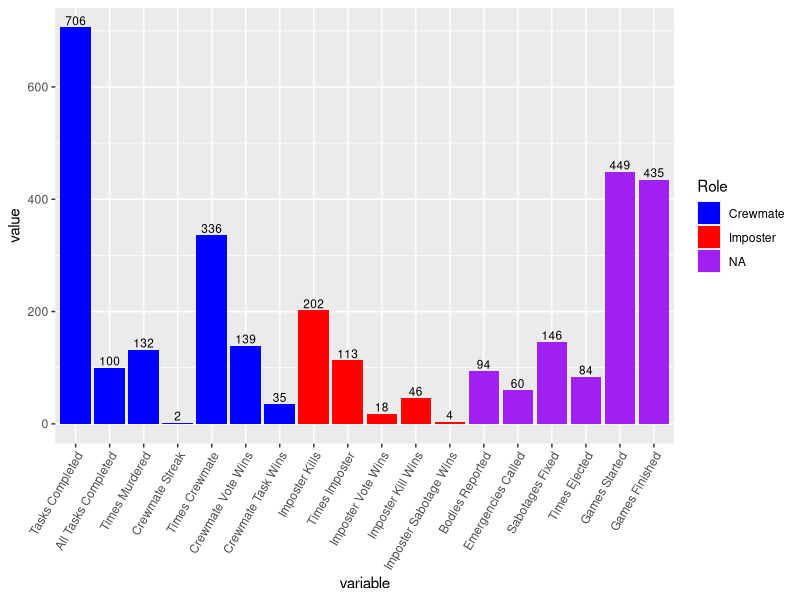
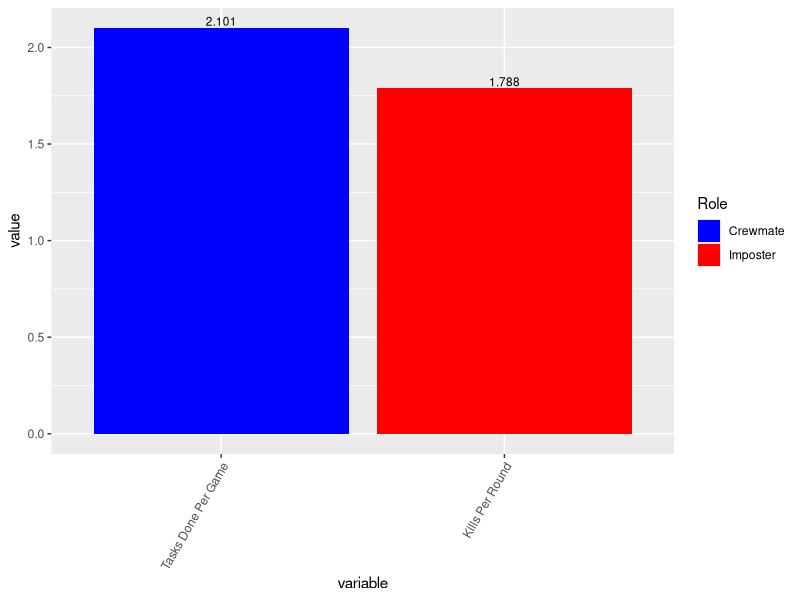
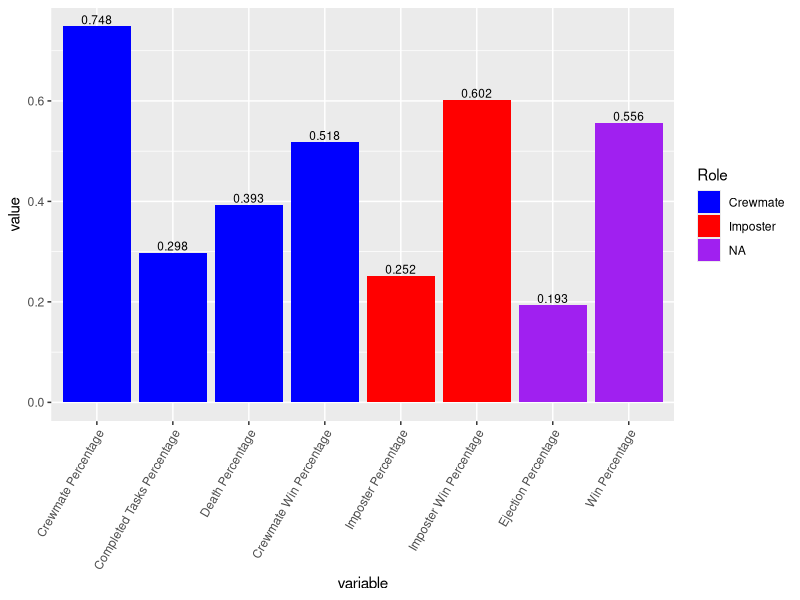
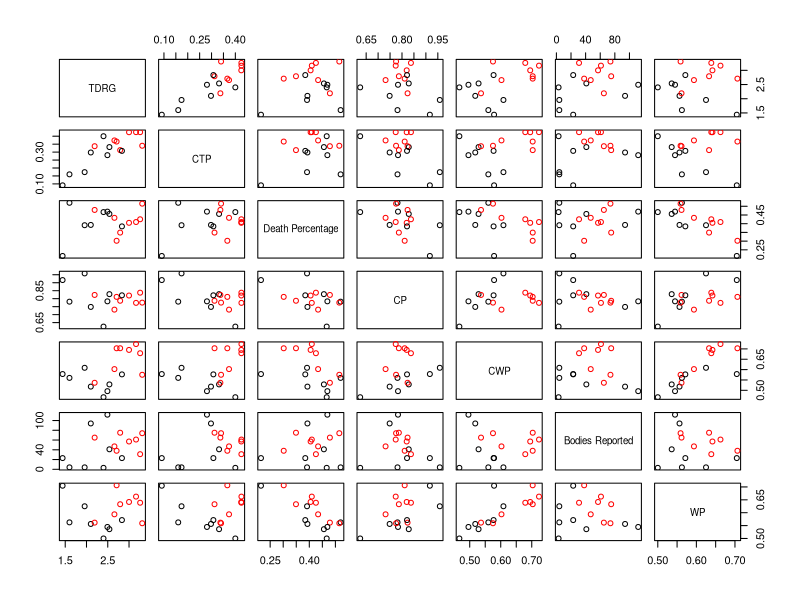
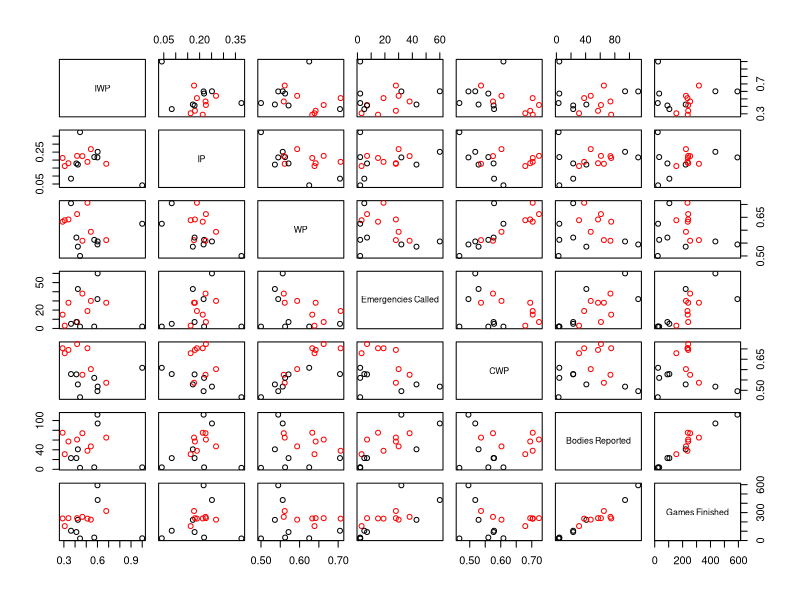
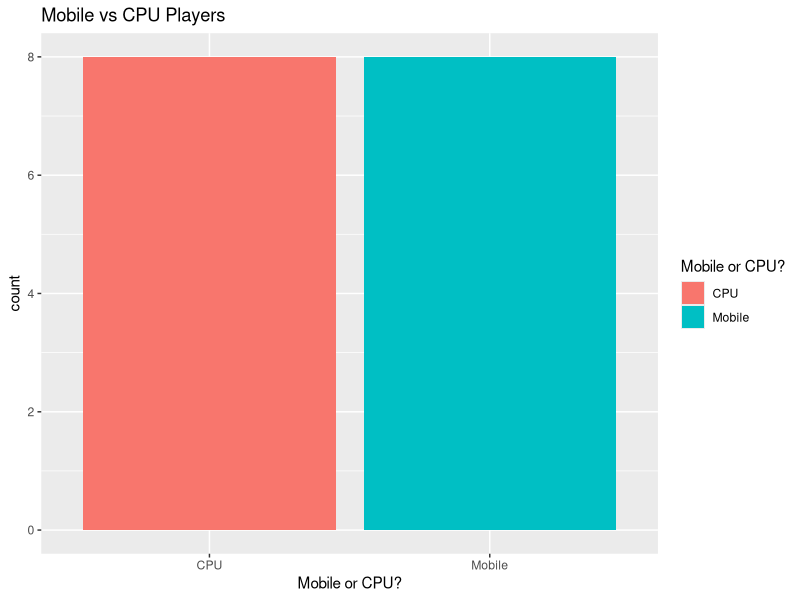
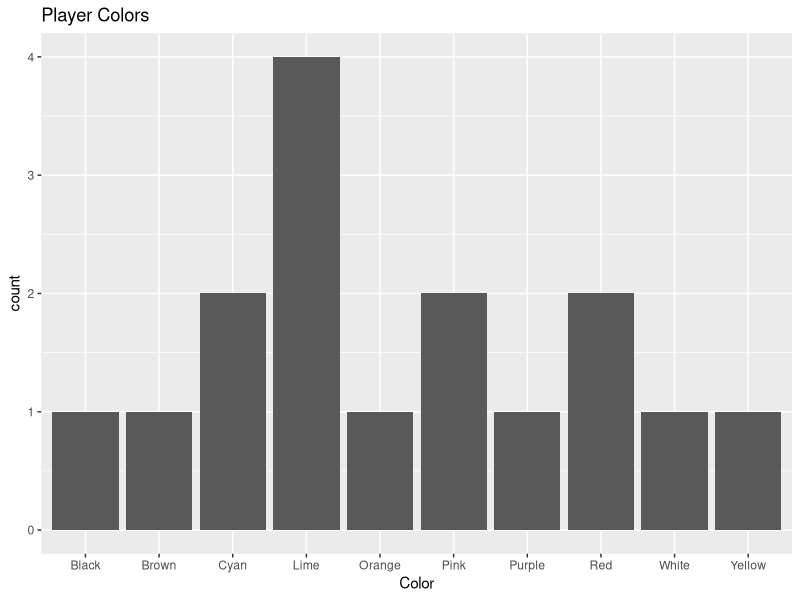

Recreate these plots in R, in order.
library(ggplot2)
library(dplyr)
library(tidyverse)
library(plyr)
require(scales)

plyr_stats <- read_csv("../data/among_us_player_stats.csv")
Username = "Big Cheese"
UserID = "1"

# Adding in percentages and rates to the dataframe
plyr_stats$`Imposter Percentage` = plyr_stats$`Times Imposter`/plyr_stats$`Games Started`
plyr_stats$`Crewmate Percentage` = plyr_stats$`Times Crewmate`/plyr_stats$`Games Started`
plyr_stats$`Tasks Done Per Game` = plyr_stats$`Tasks Completed`/plyr_stats$`Times Crewmate`
plyr_stats$`Completed Tasks Percentage` = plyr_stats$`All Tasks Completed`/plyr_stats$`Times Crewmate`
plyr_stats$`Ejection Percentage` = plyr_stats$`Times Ejected`/plyr_stats$`Games Finished`
plyr_stats$`Death Percentage` = plyr_stats$`Times Murdered`/plyr_stats$`Times Crewmate`
plyr_stats$`Kills Per Round` = plyr_stats$`Imposter Kills`/plyr_stats$`Times Imposter`
plyr_stats$`Imposter Win Percentage` = (plyr_stats$`Imposter Kill Wins` + 
                                        plyr_stats$`Imposter Sabotage Wins` + 
                                        plyr_stats$`Imposter Vote Wins`)/plyr_stats$`Times Imposter`
plyr_stats$`Crewmate Win Percentage` = (plyr_stats$`Crewmate Task Wins` + 
                                        plyr_stats$`Crewmate Vote Wins`)/plyr_stats$`Times Crewmate`
plyr_stats$`Win Percentage` = (plyr_stats$`Imposter Win Percentage` * plyr_stats$`Times Imposter` + 
                               plyr_stats$`Crewmate Win Percentage` * plyr_stats$`Times Crewmate`)/plyr_stats$`Games Finished`

# enter Username and UserID here for user level graphs
user_df = plyr_stats[which(plyr_stats$Username == Username & plyr_stats$UserID == UserID),]

tidy_df <- gather(user_df, variable, value, colnames(user_df))
# add column describing whether variable is associated with crewmate, imposter, neither
tidy_df$role <- ifelse(grepl(paste(c("Imposter", "Kill"), collapse = "|"), tidy_df$variable), "imp",
                       ifelse(grepl(paste(c("Crewmate", "Task", "Death", "Murdered"), collapse = "|"), tidy_df$variable), "crw", 
                              NA))


# add column describing whetehr variable is associated with crewmate win, imposter win, or neither
tidy_df$role_win <- ifelse(grepl(paste(c("Imposter", "Win"), collapse = ".*"), tidy_df$variable), "imp",
                           ifelse(grepl(paste(c("Crewmate", "Win"), collapse = ".*"), tidy_df$variable), "crw", 
                                  NA)) 

#For Counts Graph
tidy_df_num <- tidy_df[5:22,]
tidy_df_num <- tidy_df_num %>% arrange(role)
tidy_df_num$value <- as.numeric(tidy_df_num$value)
tidy_df_num$variable <- factor(tidy_df_num$variable, levels = tidy_df_num$variable)

#For Rates Graph
tidy_df_rate <- tidy_df[c(25, 29),]
tidy_df_rate <- tidy_df_rate %>% arrange(role)
tidy_df_rate$value <- as.numeric(tidy_df_rate$value)
tidy_df_rate$variable <- factor(tidy_df_rate$variable, levels = tidy_df_rate$variable)

#For Percentage Graphs
tidy_df_perc <- tidy_df[c(23:24, 26:28, 30:32),]
tidy_df_perc <- tidy_df_perc %>% arrange(role)
tidy_df_perc$value <- as.numeric(tidy_df_perc$value)
tidy_df_perc$variable <- factor(tidy_df_perc$variable, levels = tidy_df_perc$variable)



ggplot(tidy_df_num) +
  geom_bar(aes(x = variable, y=value, fill=role), stat="identity")+
  geom_text(aes(variable, value, label=round(value, 3)), position=position_dodge(width=0.9), 
            vjust=-.25, size=3) +
  theme(axis.text.x = element_text(angle=60, hjust=1)) +
  scale_fill_manual(values=c("blue", "red"), na.value = "purple",
                  name="Role",
                  breaks=c("crw", "imp", NA),
                  labels=c("Crewmate", "Imposter", "NA"))

ggplot(tidy_df_rate) +
  geom_bar(aes(x = variable, y=value, fill=role), stat="identity")+
  geom_text(aes(variable, value, label=round(value, 3)), position=position_dodge(width=0.9), 
            vjust=-.25, size=3) +
  theme(axis.text.x = element_text(angle=60, hjust=1)) +
  scale_fill_manual(values=c("blue", "red"), na.value = "purple",
                    name="Role",
                    breaks=c("crw", "imp", NA),
                    labels=c("Crewmate", "Imposter", "NA"))


ggplot(tidy_df_perc) +
  geom_bar(aes(x = variable, y=value, fill=role), stat="identity")+
  geom_text(aes(variable, value, label=round(value, 3)), position=position_dodge(width=0.9), 
            vjust=-.25, size=3) +
  theme(axis.text.x = element_text(angle=60, hjust=1)) +
  scale_fill_manual(values=c("blue", "red"), na.value = "purple",
                    name="Role",
                    breaks=c("crw", "imp", NA),
                    labels=c("Crewmate", "Imposter", "NA"))

# for population level statistics
plyr_stats_2 <- plyr_stats %>% mutate(`Mobile or CPU?`=recode(`Mobile or CPU?`,
                                              "Mobile"=1,
                                              "CPU" = 2))
plyr_stats_2 <- plyr_stats_2 %>% dplyr::rename(
                                        TDRG = `Tasks Done Per Game`,
                                        CTP = `Completed Tasks Percentage`,
                                        IWP = `Imposter Win Percentage`,
                                        CWP = `Crewmate Win Percentage`,
                                        CP = `Crewmate Percentage`,
                                        IP = `Imposter Percentage`,
                                        KPR = `Kills Per Round`,
                                        WP = `Win Percentage`
                                        )
crw_scatmat <- plyr_stats_2 %>% dplyr::select(`Mobile or CPU?`, `TDRG`, CTP, 
                                        `Death Percentage`, `CP`, `CWP`, `Bodies Reported`, `WP`, 
                                        `Games Finished`)
pairs(crw_scatmat[, 2:8], col=ifelse(crw_scatmat$`Mobile or CPU?`== 1, "black", "red"))
#plot(crw_scatmat)

imp_scatmat <- plyr_stats_2 %>% dplyr::select(`Mobile or CPU?`, `IWP`, `IP`, 
                                              `WP`, `Emergencies Called`, `CWP`, `Bodies Reported`, 
                                              `Games Finished`)
pairs(imp_scatmat[, 2:8], col=ifelse(imp_scatmat$`Mobile or CPU?`== 1, "black", "red"))
#plot(imp_scatmat)


ggplot(data=plyr_stats, aes(`Mobile or CPU?`, fill=`Mobile or CPU?`))+
  geom_bar() +
  ggtitle("Mobile vs CPU Players")


ggplot(data=plyr_stats, aes(Color))+
  geom_bar() +
  ggtitle("Player Colors")







